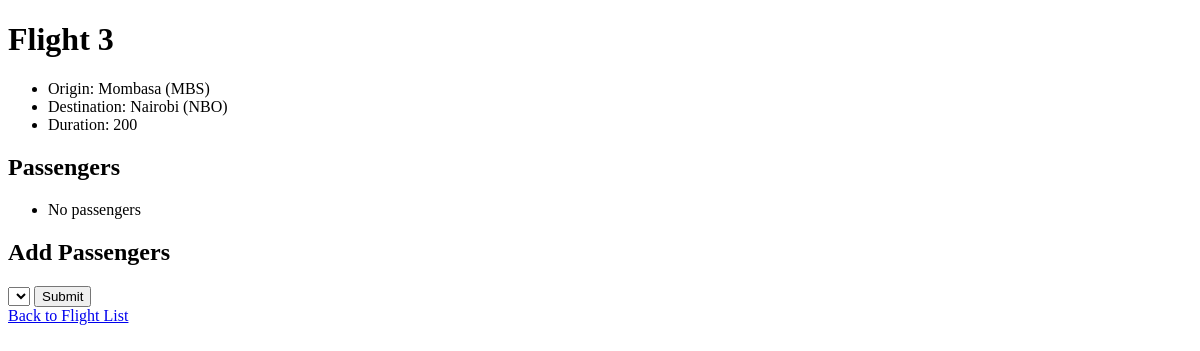
Page /flights/3 on the earlier database version.
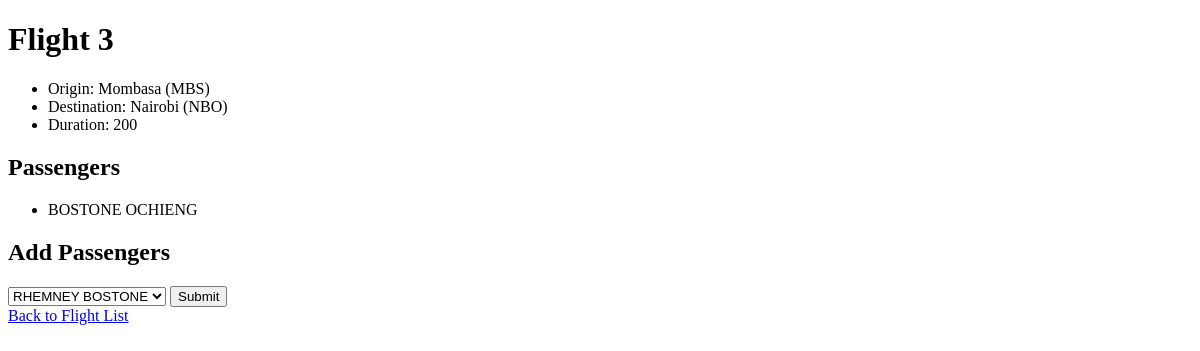
Same page on the later database version.
### flights/models.py (models this page shows)
class Passenger(models.Model):
    FirstName = models.CharField(max_length=100)
    SecondName = models.CharField(max_length=100)
    flights = models.ManyToManyField(Flight, blank=True, related_name="passengers")
    def __str__(self):
        return f"{self.FirstName} {self.SecondName}"

### flights/views.py (the view)
# urls.py: path("<int:flight_id>", views.flight, name="flight"),
def flight(request, flight_id):
    flight = Flight.objects.get(pk=flight_id)
    return render(request, "flights/flight.html", {
        "flight": flight,
        "passengers": flight.passengers.all(),
        "non_passengers": Passenger.objects.exclude(flights=flight).all()
    })

### flights/models.py (called while the page is built)
    def __str__(self):
        return f"{self.city} ({self.code})"

### flights/templates/flights/flight.html (shortened to what this page needs)
{% extends "flights/layout.html" %}
{% block body %}
    <h1>Flight {{ flight.id }}</h1>
    <ul>
        <li> Origin: {{ flight.origin }}</li>
        <li>Destination: {{ flight.destination }}</li>
        <li>Duration: {{ flight.duration }} </li>
    </ul>
    <h2>Passengers</h2>
    <ul>
        {% for passenger in passengers %}
            <li> {{ passenger }}</li>
        {% empty %}
            <li>No passengers </li>
        {% endfor %}
    </ul>
    <h2>Add Passengers</h2>
    <form method="post" action="{% url 'book' flight.id %}">
        <select name="passenger">
            {% for passenger in non_passengers %}
                <option value="{{ passenger.id}}">{{ passenger }} </option>
            {% endfor %}
        </select>
        <input type="submit">
    </form>
    <a href="{% url 'index' %}">Back to Flight List</a>
{% endblock %}

Differences in the rows shown:
added Passenger: FirstName+SecondName "BOSTONE OCHIENG"
Other differences:
form field passenger: (not shown) → "RHEMNEY BOSTONE"
text no longer shown: "No passengers"
